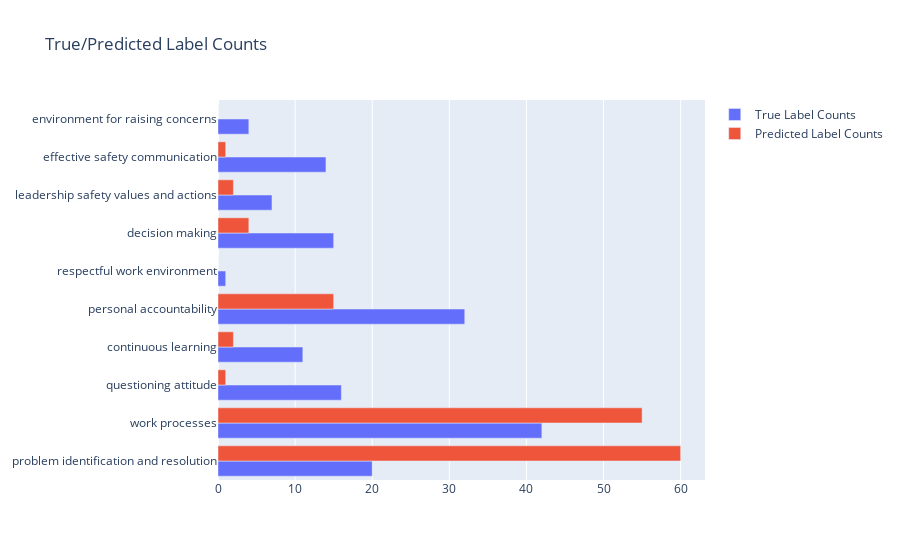

Write notebook code for a chart like this one.
### Markdown cell above
### Few-shot no tuning, no descriptions in prompt (first model)

### Code cell
df1 = pd.read_csv("predictedLabelsFewShotNoTuning.csv")
print('Total samples:', len(df1))
getTraitCounts(df1)

### Figure 1 — Plotly figure (JSON) as saved in the notebook; plotly's stock layout.template omitted (floating-point values rounded to 4 significant figures)
{"data": [{"name": "True Label Counts", "orientation": "h", "type": "bar", "x": [20, 42, 16, 11, 32, 1, 15, 7, 14, 4], "y": ["problem identification and resolution", "work processes", "questioning attitude", "continuous learning", "personal accountability", "respectful work environment", "decision making", "leadership safety values and actions", "effective safety communication", "environment for raising concerns"]}, {"name": "Predicted Label Counts", "orientation": "h", "type": "bar", "x": [60, 55, 1, 2, 15, 0, 4, 2, 1, 0], "y": ["problem identification and resolution", "work processes", "questioning attitude", "continuous learning", "personal accountability", "respectful work environment", "decision making", "leadership safety values and actions", "effective safety communication", "environment for raising concerns"]}], "layout": {"title": {"text": "True/Predicted Label Counts"}}}
